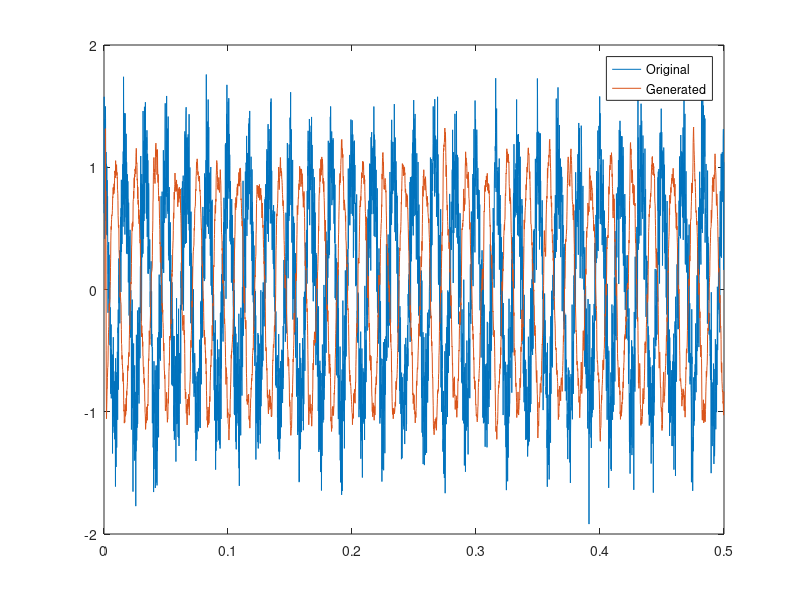

Write MATLAB code to recreate this figure.
% Step1: 
   %%Time specifications:
   Fs = 8000;                   % samples per second
   dt = 1/Fs;                   % seconds per sample
   StopTime = 0.5;             % seconds
   t = (0:dt:StopTime-dt)';     % seconds

   %%Sine wave:
   Fc = 60;                     % hertz
   x = cos(2*pi*Fc*t);
   noisy_y = 0.3 * randn(length(x),1);

   d = x;
   x = x + noisy_y;
   n = length(x);

   sigma_sq = 1;
   m = 0;
   w = randi([0 1],1,8,'double');
   y = zeros(1, n);
   for i = 9:n
       sum = 0;
       w = normalize(w,'norm',1);
       for j = 1:8
           sum = sum + w(j)*x(i-j);
       end
       y(i) = sum;
       error = y(i)-d(i);
       m = (m*(i-1)+error)/i;
       sigma_sq = ((i-1)/i)*sigma_sq + (error-m)*(error-m)/(i-1);
       if (abs(error)>sigma_sq)
           for j = 1:8
               w(j) = w(j)+0.1*sign(error)*x(i-j);
           end
       else
           for j = 1:8
               w(j) = w(j) + 0.1*(2/sigma_sq - abs(error)/(sigma_sq*sigma_sq))*error*x(i-j);
           end
       end
   end

   plot(t, x);
   hold on;
%    plot(t, d);
   plot(t, y);
   legend('Original', 'Generated');